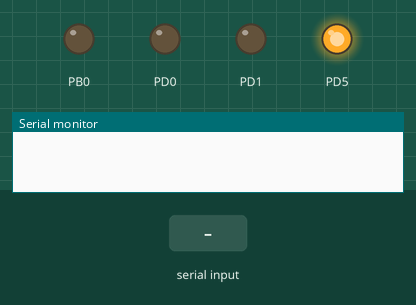
Bench run of a program on a simulated ATmega32U4, built with avr-gcc and emulated at 16 MHz. Parts: output pins drawn as LEDs (lit = HIGH), the last lines printed to the serial monitor. Inputs (shaded band) come from the test bench.

Above: at 0.02 s.
At 1.2 s:
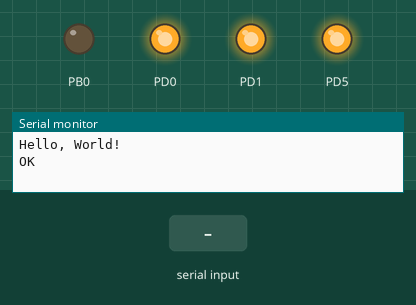
1.3 s: "=\n" received over Serial
2.8 s: "?\n" received over Serial
4.3 s: "90,45\n" received over Serial
Timing chart, 0 to 7.3 s (numbered marks = the images above; inputs shaded):
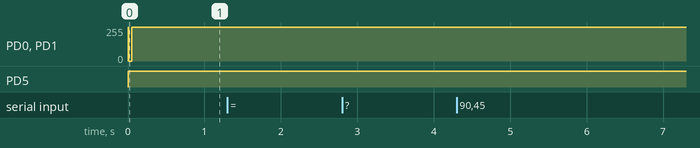

The program:

main.c
```c
/*
 * 7segClock.c
 *
 * Created: 23/11/2021 19:03:24
 * Author : Jamie
 */
#define F_CPU 16000000UL

#include <avr/io.h>
#include <stdio.h>
#include <string.h>
#include <stdlib.h>
#include <util/delay.h>
#include <avr/interrupt.h>
#include <util/atomic.h>

#define DECODE_ADDRESS 0x01// 0x07, all 8 on
#define INTENSITY_ADDRESS 0x02 // 0x07 to start, half intensity 02
#define SCANLIMIT_ADDRESS 0x03 // 0x07, all 8 on
#define CONFIG_ADDRESS 0x04
#define DISPLAYTEST_ADDRESS 0x07
#define DIGIT0_ADDRESS 0x20 // write Plane 0 20
#define DIGIT1_ADDRESS 0x21 // write Plane 0 21
#define DIGIT2_ADDRESS 0x22 // write Plane 0
#define DIGIT3_ADDRESS 0x23 // write Plane 0
#define DIGIT4_ADDRESS 0x24 // write Plane 0
#define DIGIT5_ADDRESS 0x25 // write Plane 0
#define DIGIT6_ADDRESS 0x26 // write Plane 0
#define DIGIT7_ADDRESS 0x27 // write Plane 0

#define BAUD 9600
#define PRESCALER (((F_CPU / (BAUD * 16UL))) - 1)

#define TRUE 1
#define FALSE 0
#define CHAR_NEWLINE '\n'
#define CHAR_RETURN '\r'
#define RETURN_NEWLINE "\r\n"

char cmd[3] = {0};
uint8_t cmdCount = 0;


// The inputted commands are never going to be
// more than 8 chars long.
// volatile so the ISR can alter them
volatile unsigned char data_in[8];
char command_in[8];

volatile unsigned char data_count;
volatile unsigned char command_ready;

uint16_t sensitivity = 0;

void SPI_MasterInit(void);
void SPI_Transmit(char cData);
void Display_Init(void);
void toggleCS(void);
void toggleCS1(void);
void toggleCS2(void);
void Display_brightness(uint8_t uval);
void Display_write(uint8_t digit, uint8_t dispData);

void Uart_Init(void);
void usart_putc(char cdata);
void usart_puts(const char *send);
void usart_ok(void);
void command_copy(void);
void process_command(void);
void print_val(char *id, int value);
unsigned long parse_assignment(void);
unsigned long parse_query(void);

void SPI_MasterInit(void){
	//                       SCK - D15       MOSI - D16
	DDRB = (1 << PORTB0) | (1 << PORTB1) | (1 << PORTB2);
	//       Green LED          CS1	D2			CS2 D3
	DDRD = (1 << PORTD5) | (1 << PORTD1) | (1 << PORTD0);
	// SPI enable   Master Mode   1MHz
	SPCR = (1 << SPE) | (1 << MSTR) | (1 << SPR1) ;

	PORTD = (1 << PORTD5);
}
void SPI_Transmit(char cData){
	SPDR = cData;
	while(!(SPSR & (1<< SPIF)))
	;
}
void Display_Init(void){
	//set CS pins high
	PORTD |= (1 << PORTD1) | (1 << PORTD0);

	toggleCS();

	SPI_Transmit(CONFIG_ADDRESS);

	SPI_Transmit(0x05);


	toggleCS();
	_delay_ms(10);
	toggleCS();

	SPI_Transmit(INTENSITY_ADDRESS);
	SPI_Transmit(0x00);

	toggleCS();
	_delay_ms(10);
	toggleCS();

	SPI_Transmit(SCANLIMIT_ADDRESS);
	SPI_Transmit(0x0F);

	toggleCS();
	_delay_ms(10);
	toggleCS();

	SPI_Transmit(DECODE_ADDRESS);
	SPI_Transmit(0xFF);

	toggleCS();
	/*_delay_ms(10);
	toggleCS();

	SPI_Transmit(DISPLAYTEST_ADDRESS);
	SPI_Transmit(0x00);

	toggleCS();*/


}
void toggleCS(void){
	//	     CS1	D2			CS2 D3
	PORTD ^= (1 << PORTD1) | (1 << PORTD0);

}
void toggleCS1(void){
	PORTD ^= (1 << PORTD1);
}
void toggleCS2(void){
	PORTD ^= (1 << PORTD0);

}
void Display_brightness(uint8_t uval){
	if(uval >= 0 && uval <= 14){
		toggleCS();
		SPI_Transmit(INTENSITY_ADDRESS);
		SPI_Transmit(uval);
		toggleCS();
	}else{
		usart_puts("Invalid value setting to 1 \n\r");
		toggleCS();
		SPI_Transmit(INTENSITY_ADDRESS);
		SPI_Transmit(0x01);
		toggleCS();
	}

}
void Display_write(uint8_t digit, uint8_t dispData){
	char cmd[1];
	cmd[0] = digit;
	cmd[1] = dispData;
	SPI_Transmit(digit);
	SPI_Transmit(dispData);
}

void Uart_Init(void){
	//Function to configure uart port 1 for asynchronous serial communication
	// PD2 = RXD1 PD3 = TXD1

	//enable receiver and transmitter
	UCSR1B |= (1 << RXEN1) | (1 << TXEN1);
	//Set frame format 8bit, 1 stop bits
	UCSR1C = (1 << UCSZ10) | (1 << UCSZ11);
	UCSR1B |=  (1 << RXCIE1);
	UBRR1H = (unsigned char)(PRESCALER >> 8);
	UBRR1L = (unsigned char)(PRESCALER);
	sei();
}
void usart_putc(char cdata){
	/* Wait for empty transmit buffer */
	while(!(UCSR1A & (1<<UDRE1)))
	;
	/*Put data into the buffer and send */
	UDR1 = cdata;
}
void usart_puts(const char *send){
	while(*send){
		usart_putc(*send++);
	}
}
void usart_ok(void){
	usart_puts("OK\r\n");
}
ISR(USART1_RX_vect){
	data_in[data_count] = UDR1;
	usart_putc(UDR1);
	if(data_in[data_count] == '\n' || data_in[data_count] == '\r'){
		command_ready = TRUE;
		data_count = 0;
	}else{
		data_count++;
	}
}

void command_copy(void){
	ATOMIC_BLOCK(ATOMIC_FORCEON){
		memcpy(command_in, data_in, 8);
		//Clear data_in for next console command
		memset(data_in[0], 0, 8);
	}
}
void process_command(void){
	char *pch;
	char cmdValue[16];

	switch(command_in[0])
	{
		case 'B':
			if (command_in[1] == '='){
				sensitivity = parse_assignment();
				Display_brightness(sensitivity);

			} else if (command_in[1] == '?'){
				usart_puts("Brightness Query \n\r");
				parse_query();
				print_val((char)command_in[0], sensitivity);
			}else{
				usart_puts("Invalid command\n\r");
			}
		break;

		case 'C':
		usart_puts("C command has not been implemented. \n\r");
		Display_write(1, 0xE);
		break;

		default:
		usart_puts("Invalid command\n\r");
		break;
	}
}
unsigned long parse_assignment(void){
	char *pch;
	char cmdValue[16];
	 // Find the position the equals sign is
	 // in the string, keep a pointer to it
	 pch = strchr(command_in, '=');
	 // Copy everything after that point into
	 // the buffer variable
	 strcpy(cmdValue, pch+1);
	 // Now turn this value into an integer and
	 // return it to the caller.
	 return atoi(cmdValue);
}
unsigned long parse_query(void){
	char *pch;
	char cmdValue[16];
	// Find the position the equals sign is
	// in the string, keep a pointer to it
	pch = strchr(command_in, '?');
	// Copy everything after that point into
	// the buffer variable
	strcpy(cmdValue, pch+1);
	// Now turn this value into an integer and
	// return it to the caller.
	return atoi(cmdValue);
}
void print_val(char *id, int value){
	char buffer[8];
	itoa(value, buffer, 10);
	usart_putc((uint8_t *)id);
	usart_putc((char *)":");
	usart_puts(buffer);
	usart_puts(RETURN_NEWLINE);
}
int main(void)
{
    /* Replace with your application code */
	SPI_MasterInit();
	Display_Init();
	Uart_Init();

	usart_puts("Hello, World!\n\r");
	usart_ok();
    while (1)
    {
		if (command_ready == TRUE) {
			// Here is where we will copy
			command_copy();
			// and parse the command.
			process_command();
			command_ready = FALSE;
		}

    }
}
```
